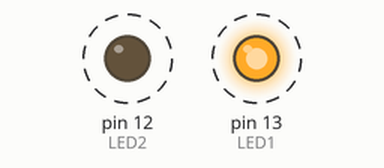
This sketch was run on a simulated Arduino Uno, built with avr-gcc and run on an emulated ATmega328P. Shown: output pins drawn as LEDs (lit = HIGH). Dashed ring = blinking.

Above: at 0.5 s.
Timing chart, 0 to 4.6 s (numbered marks = the images above):
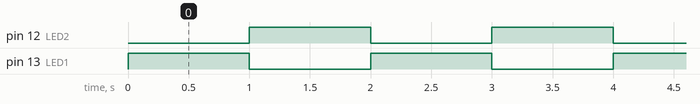

The sketch:

2_LED_blink_one_at_a_time.ino
```cpp
/*The LEDs glow alternately every 1 second*/

const int LED1 = 13;
const int LED2 = 12;

void setup()
{
  pinMode(LED1,OUTPUT);
  pinMode(LED2,OUTPUT);
}

void loop()
{
  digitalWrite(LED1,HIGH);
  digitalWrite(LED2,LOW);
  delay(1000);

  digitalWrite(LED2,HIGH);
  digitalWrite(LED1,LOW);
  delay(1000);
}
```

Measured:
- by itself, pin 12 (LED2), pin 13 (LED1): alternates HIGH for 1.0 s and LOW for 1.0 s
